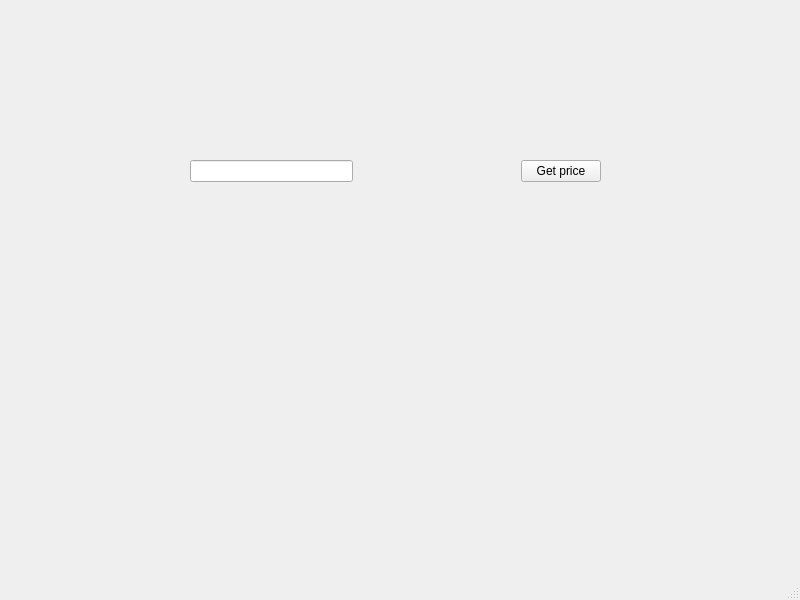
<?xml version="1.0" encoding="UTF-8"?>
<ui version="4.0">
 <class>MainWindow</class>
 <widget class="QMainWindow" name="MainWindow">
  <property name="geometry">
   <rect>
    <x>0</x>
    <y>0</y>
    <width>800</width>
    <height>600</height>
   </rect>
  </property>
  <property name="windowTitle">
   <string>MainWindow</string>
  </property>
  <widget class="QWidget" name="centralwidget">
   <widget class="QWidget" name="verticalLayoutWidget">
    <property name="geometry">
     <rect>
      <x>190</x>
      <y>160</y>
      <width>411</width>
      <height>121</height>
     </rect>
    </property>
    <layout class="QVBoxLayout" name="verticalLayout">
     <item>
      <layout class="QHBoxLayout" name="horizontalLayout">
       <item>
        <widget class="QLineEdit" name="symbolLineEdit">
         <property name="toolTip">
          <string>&lt;html&gt;&lt;head/&gt;&lt;body&gt;&lt;p&gt;Enter the ticker symbol for a stock. E.g. AAPL for Apple&lt;/p&gt;&lt;/body&gt;&lt;/html&gt;</string>
         </property>
        </widget>
       </item>
       <item>
        <spacer name="horizontalSpacer_2">
         <property name="orientation">
          <enum>Qt::Horizontal</enum>
         </property>
         <property name="sizeHint" stdset="0">
          <size>
           <width>40</width>
           <height>20</height>
          </size>
         </property>
        </spacer>
       </item>
       <item>
        <widget class="QPushButton" name="stockButton">
         <property name="toolTip">
          <string>&lt;html&gt;&lt;head/&gt;&lt;body&gt;&lt;p&gt;Click here to display the latest stock info for the provided stock symbol.&lt;/p&gt;&lt;/body&gt;&lt;/html&gt;</string>
         </property>
         <property name="text">
          <string>Get price</string>
         </property>
        </widget>
       </item>
      </layout>
     </item>
     <item>
      <widget class="QLabel" name="stockInfoLabel">
       <property name="text">
        <string/>
       </property>
      </widget>
     </item>
    </layout>
   </widget>
  </widget>
  <widget class="QMenuBar" name="menubar">
   <property name="geometry">
    <rect>
     <x>0</x>
     <y>0</y>
     <width>800</width>
     <height>21</height>
    </rect>
   </property>
  </widget>
  <widget class="QStatusBar" name="statusbar"/>
 </widget>
 <resources/>
 <connections/>
</ui>
